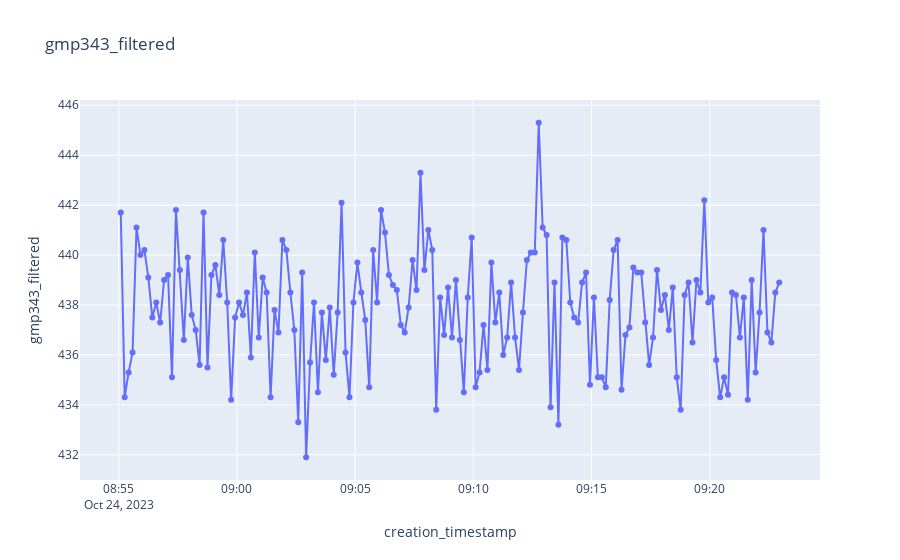
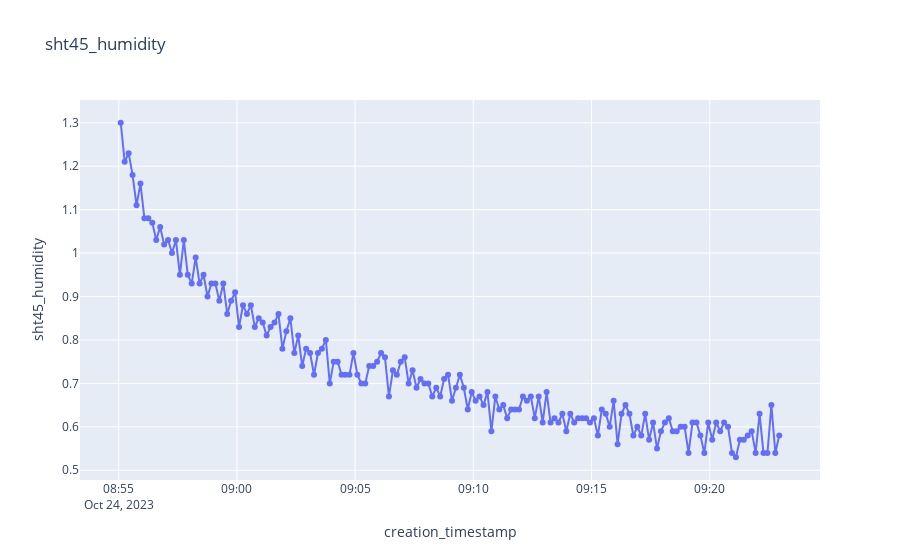
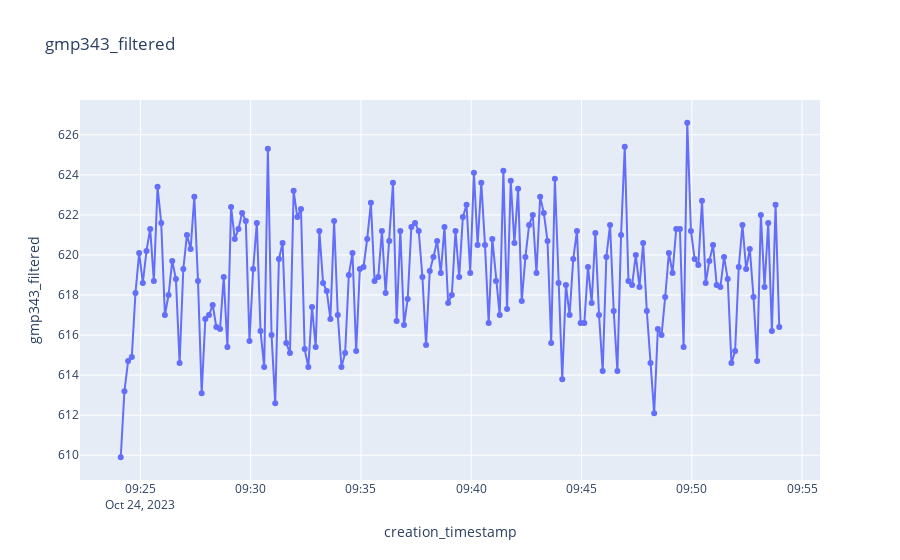
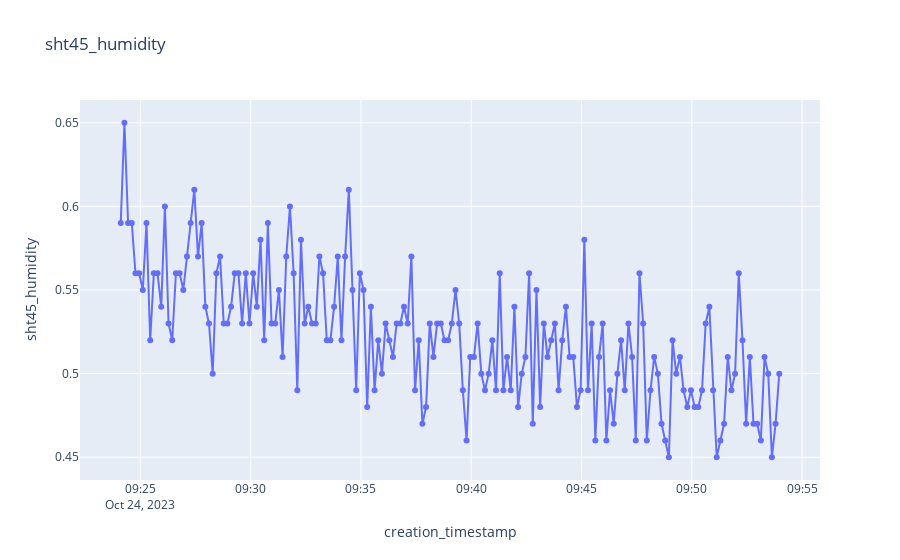

Write notebook code for charts like these, in order.
### Code cell
#400
start_date = datetime(2023, 10, 24, 8, 55, 0).replace(tzinfo=timezone.utc)
end_date = datetime(2023, 10, 24, 9, 23, 0).replace(tzinfo=timezone.utc)

df_p_400 = df.sort("creation_timestamp").filter(pl.col("creation_timestamp").is_between(start_date, end_date))

plot_sensor_measurement(df_p_400.collect(), col_name="gmp343_filtered")
plot_sensor_measurement(df_p_400.collect(), col_name="sht45_humidity")

#600
start_date = datetime(2023, 10, 24, 9, 24, 0).replace(tzinfo=timezone.utc)
end_date = datetime(2023, 10, 24, 9, 54, 0).replace(tzinfo=timezone.utc)

df_p_600 = df.filter(pl.col("creation_timestamp").is_between(start_date, end_date))

plot_sensor_measurement(df_p_600.collect(), col_name="gmp343_filtered")
plot_sensor_measurement(df_p_600.collect(), col_name="sht45_humidity")

### Figure 1 — Plotly figure (JSON) as saved in the notebook; plotly's stock layout.template omitted (floating-point values rounded to 4 significant figures; data arrays with more than 128 entries replaced by an {"elided": "..."} marker saying what was removed)
{"data": [{"hovertemplate": "creation_timestamp=%{x}<br>gmp343_filtered=%{y}<extra></extra>", "legendgroup": "", "line": {"color": "#636efa", "dash": "solid"}, "marker": {"symbol": "circle"}, "mode": "markers+lines", "name": "", "orientation": "v", "showlegend": false, "type": "scatter", "x": {"elided": "168 str values"}, "xaxis": "x", "y": {"elided": "168 float values"}, "yaxis": "y"}], "layout": {"legend": {"tracegroupgap": 0}, "title": {"text": "gmp343_filtered"}, "xaxis": {"anchor": "y", "domain": [0, 1], "title": {"text": "creation_timestamp"}}, "yaxis": {"anchor": "x", "domain": [0, 1], "title": {"text": "gmp343_filtered"}}}}

### Figure 2 — Plotly figure (JSON) as saved in the notebook; plotly's stock layout.template omitted (floating-point values rounded to 4 significant figures; data arrays with more than 128 entries replaced by an {"elided": "..."} marker saying what was removed)
{"data": [{"hovertemplate": "creation_timestamp=%{x}<br>sht45_humidity=%{y}<extra></extra>", "legendgroup": "", "line": {"color": "#636efa", "dash": "solid"}, "marker": {"symbol": "circle"}, "mode": "markers+lines", "name": "", "orientation": "v", "showlegend": false, "type": "scatter", "x": {"elided": "168 str values"}, "xaxis": "x", "y": {"elided": "168 float values"}, "yaxis": "y"}], "layout": {"legend": {"tracegroupgap": 0}, "title": {"text": "sht45_humidity"}, "xaxis": {"anchor": "y", "domain": [0, 1], "title": {"text": "creation_timestamp"}}, "yaxis": {"anchor": "x", "domain": [0, 1], "title": {"text": "sht45_humidity"}}}}

### Figure 3 — Plotly figure (JSON) as saved in the notebook; plotly's stock layout.template omitted (floating-point values rounded to 4 significant figures; data arrays with more than 128 entries replaced by an {"elided": "..."} marker saying what was removed)
{"data": [{"hovertemplate": "creation_timestamp=%{x}<br>gmp343_filtered=%{y}<extra></extra>", "legendgroup": "", "line": {"color": "#636efa", "dash": "solid"}, "marker": {"symbol": "circle"}, "mode": "markers+lines", "name": "", "orientation": "v", "showlegend": false, "type": "scatter", "x": {"elided": "180 str values"}, "xaxis": "x", "y": {"elided": "180 float values"}, "yaxis": "y"}], "layout": {"legend": {"tracegroupgap": 0}, "title": {"text": "gmp343_filtered"}, "xaxis": {"anchor": "y", "domain": [0, 1], "title": {"text": "creation_timestamp"}}, "yaxis": {"anchor": "x", "domain": [0, 1], "title": {"text": "gmp343_filtered"}}}}

### Figure 4 — Plotly figure (JSON) as saved in the notebook; plotly's stock layout.template omitted (floating-point values rounded to 4 significant figures; data arrays with more than 128 entries replaced by an {"elided": "..."} marker saying what was removed)
{"data": [{"hovertemplate": "creation_timestamp=%{x}<br>sht45_humidity=%{y}<extra></extra>", "legendgroup": "", "line": {"color": "#636efa", "dash": "solid"}, "marker": {"symbol": "circle"}, "mode": "markers+lines", "name": "", "orientation": "v", "showlegend": false, "type": "scatter", "x": {"elided": "180 str values"}, "xaxis": "x", "y": {"elided": "180 float values"}, "yaxis": "y"}], "layout": {"legend": {"tracegroupgap": 0}, "title": {"text": "sht45_humidity"}, "xaxis": {"anchor": "y", "domain": [0, 1], "title": {"text": "creation_timestamp"}}, "yaxis": {"anchor": "x", "domain": [0, 1], "title": {"text": "sht45_humidity"}}}}
